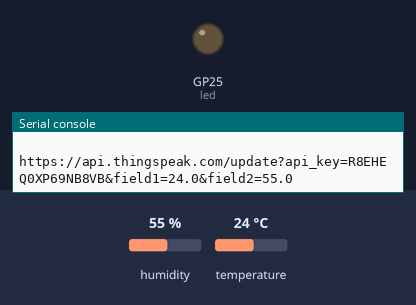
A program run on a simulated Raspberry Pi Pico running MicroPython. Parts: output pins drawn as LEDs (lit = HIGH), the last lines printed to the serial console. The test bench sets the inputs (shaded band); at power-on: humidity 55 %, temperature 24 °C. WiFi joins after 1.5 s; requests to the public web service named in the program get a made-up reply in its usual format after 0.4 s (London, UTC, broken clouds, 64 % humidity, 1013 hPa unless stated).

Above: at 2.2 s.
At 23.4 s:
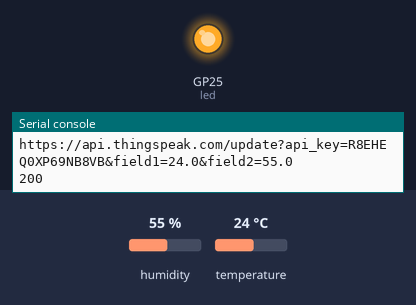
Timing chart, 0 to 26.0 s (numbered marks = the images above):
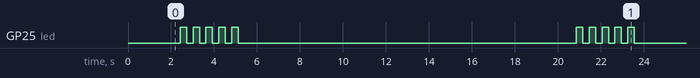

The program:

Thingspeak_and_DHT22_Home_monitoring_Code.py
```python
import network
from time import sleep
import urequests
import dht
from machine import Pin
led = Pin("LED", Pin.OUT)


# Define the ThingSpeak channel and API key

api_key = "R8EHEQ0XP69NB8VB"

def blink():
    for i in range(0,5):
        led.value(1)
        sleep(0.3)
        led.value(0)
        sleep(0.3)

def connect():
    #Connect to WLAN
    wlan = network.WLAN(network.STA_IF)
    wlan.active(True)
    wlan.connect("Robotics Lab", "Robotics@321")
    print('Waiting for connection...')
    while wlan.isconnected() == False:
        print('Waiting for connection...')
        sleep(1)
    print('wifi connected ...')
    print(wlan.ifconfig())

connect()
sensor = dht.DHT22(Pin(0))

while True:
    sensor.measure()
    temp = sensor.temperature()
    hum = sensor.humidity()
    print("Temperature: {0}°C   Humidity: {1}% ".format(temp, hum))

    data = "field1={0}&field2={1}".format(temp, hum)
    # Send data to ThingSpeak
    print(data)


    url = "https://api.thingspeak.com/update?api_key=R8EHEQ0XP69NB8VB&"+ data

    print("\n\n")
    print(url)
    response = urequests.get(url)
    ## Print the response from ThingSpeak
    print(response.status_code)
    response.close()

    blink()

    sleep(15)
```

Measured:
- by itself, GP25 (led): repeats every 18.4 s: 4 × (LOW 0.30 s, HIGH 0.30 s), LOW 15.7 s, HIGH 0.30 s
- by itself, everything shown: repeats every 18.4 s, in 10 steps
